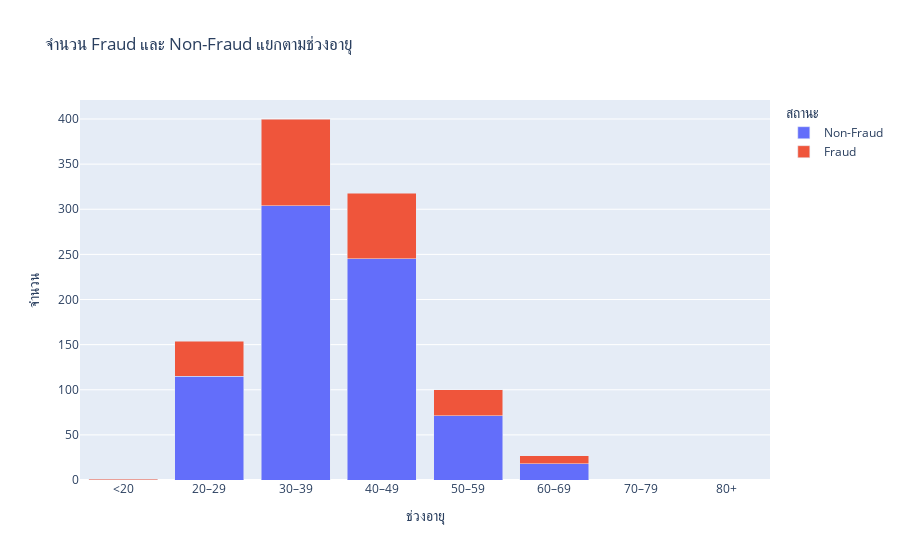

Notebook source saved alongside this figure:
### Code cell
df_analysis = df.copy()
# สร้างกลุ่มอายุ
# สร้างกลุ่มอายุ
bins = [0, 19, 29, 39, 49, 59, 69, 79, 100]
labels = ['<20', '20–29', '30–39', '40–49', '50–59', '60–69', '70–79', '80+']
df_analysis['age_group'] = pd.cut(df_analysis['age'], bins=bins, labels=labels, right=True)

# สร้างตารางสรุป fraud กับ non-fraud ในแต่ละกลุ่มอายุ
summary = df_analysis.groupby(['age_group', 'fraud_reported']).size().reset_index(name='count')

# แปลงค่าความหมายของ is_fraud เป็นข้อความ
summary['fraud_status'] = summary['fraud_reported'].map({"N": 'Non-Fraud', "Y": 'Fraud'})
summary['total'] = summary.groupby('age_group')['count'].transform('sum')
summary['percent'] = (summary['count'] / summary['total'] * 100).round(2)

# สร้างกราฟ stacked bar
fig = px.bar(summary, x='age_group', y='count', color='fraud_status',
             title='จำนวน Fraud และ Non-Fraud แยกตามช่วงอายุ',
             labels={'age_group': 'ช่วงอายุ', 'count': 'จำนวน', 'fraud_status': 'สถานะ', 'percent': "เปอร์เซ็นต์"},
             barmode='stack',
             hover_data={'percent': True, 'count': True, 'fraud_status': True, 'age_group': True}
)
fig.show()

### Figure 1 — Plotly figure (JSON) as saved in the notebook; plotly's stock layout.template omitted (floating-point values rounded to 4 significant figures)
{"data": [{"alignmentgroup": "True", "customdata": [[0, "Non-Fraud"], [74.68, "Non-Fraud"], [76, "Non-Fraud"], [77.04, "Non-Fraud"], [71, "Non-Fraud"], [66.67, "Non-Fraud"], [null, "Non-Fraud"], [null, "Non-Fraud"]], "hovertemplate": "สถานะ=%{customdata[1]}<br>ช่วงอายุ=%{x}<br>จำนวน=%{y}<br>เปอร์เซ็นต์=%{customdata[0]}<extra></extra>", "legendgroup": "Non-Fraud", "marker": {"color": "#636efa", "pattern": {"shape": ""}}, "name": "Non-Fraud", "offsetgroup": "Non-Fraud", "orientation": "v", "showlegend": true, "textposition": "auto", "type": "bar", "x": ["<20", "20–29", "30–39", "40–49", "50–59", "60–69", "70–79", "80+"], "xaxis": "x", "y": [0, 115, 304, 245, 71, 18, 0, 0], "yaxis": "y"}, {"alignmentgroup": "True", "customdata": [[100, "Fraud"], [25.32, "Fraud"], [24, "Fraud"], [22.96, "Fraud"], [29, "Fraud"], [33.33, "Fraud"], [null, "Fraud"], [null, "Fraud"]], "hovertemplate": "สถานะ=%{customdata[1]}<br>ช่วงอายุ=%{x}<br>จำนวน=%{y}<br>เปอร์เซ็นต์=%{customdata[0]}<extra></extra>", "legendgroup": "Fraud", "marker": {"color": "#EF553B", "pattern": {"shape": ""}}, "name": "Fraud", "offsetgroup": "Fraud", "orientation": "v", "showlegend": true, "textposition": "auto", "type": "bar", "x": ["<20", "20–29", "30–39", "40–49", "50–59", "60–69", "70–79", "80+"], "xaxis": "x", "y": [1, 39, 96, 73, 29, 9, 0, 0], "yaxis": "y"}], "layout": {"barmode": "stack", "legend": {"title": {"text": "สถานะ"}, "tracegroupgap": 0}, "title": {"text": "จำนวน Fraud และ Non-Fraud แยกตามช่วงอายุ"}, "xaxis": {"anchor": "y", "domain": [0, 1], "title": {"text": "ช่วงอายุ"}}, "yaxis": {"anchor": "x", "domain": [0, 1], "title": {"text": "จำนวน"}}}}
